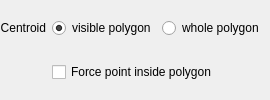
                           <widget class="QFrame" name="mPlacementCentroidFrame">
                            <property name="frameShape">
                             <enum>QFrame::NoFrame</enum>
                            </property>
                            <property name="frameShadow">
                             <enum>QFrame::Raised</enum>
                            </property>
                            <layout class="QGridLayout" name="gridLayout_25">
                             <property name="margin">
                              <number>0</number>
                             </property>
                             <item row="0" column="0">
                              <widget class="QLabel" name="mCentroidLabel">
                               <property name="sizePolicy">
                                <sizepolicy hsizetype="Maximum" vsizetype="Preferred">
                                 <horstretch>0</horstretch>
                                 <verstretch>0</verstretch>
                                </sizepolicy>
                               </property>
                               <property name="text">
                                <string>Centroid</string>
                               </property>
                               <property name="alignment">
                                <set>Qt::AlignRight|Qt::AlignTrailing|Qt::AlignVCenter</set>
                               </property>
                              </widget>
                             </item>
                             <item row="0" column="1">
                              <widget class="QRadioButton" name="mCentroidRadioVisible">
                               <property name="sizePolicy">
                                <sizepolicy hsizetype="Maximum" vsizetype="Fixed">
                                 <horstretch>0</horstretch>
                                 <verstretch>0</verstretch>
                                </sizepolicy>
                               </property>
                               <property name="text">
                                <string>visible polygon</string>
                               </property>
                               <property name="checked">
                                <bool>true</bool>
                               </property>
                              </widget>
                             </item>
                             <item row="0" column="2">
                              <widget class="QRadioButton" name="mCentroidRadioWhole">
                               <property name="sizePolicy">
                                <sizepolicy hsizetype="Preferred" vsizetype="Fixed">
                                 <horstretch>0</horstretch>
                                 <verstretch>0</verstretch>
                                </sizepolicy>
                               </property>
                               <property name="text">
                                <string>whole polygon</string>
                               </property>
                              </widget>
                             </item>
                             <item row="1" column="1" colspan="3">
                              <widget class="QCheckBox" name="mCentroidInsideCheckBox">
                               <property name="text">
                                <string>Force point inside polygon</string>
                               </property>
                              </widget>
                             </item>
                            </layout>
                           </widget>
